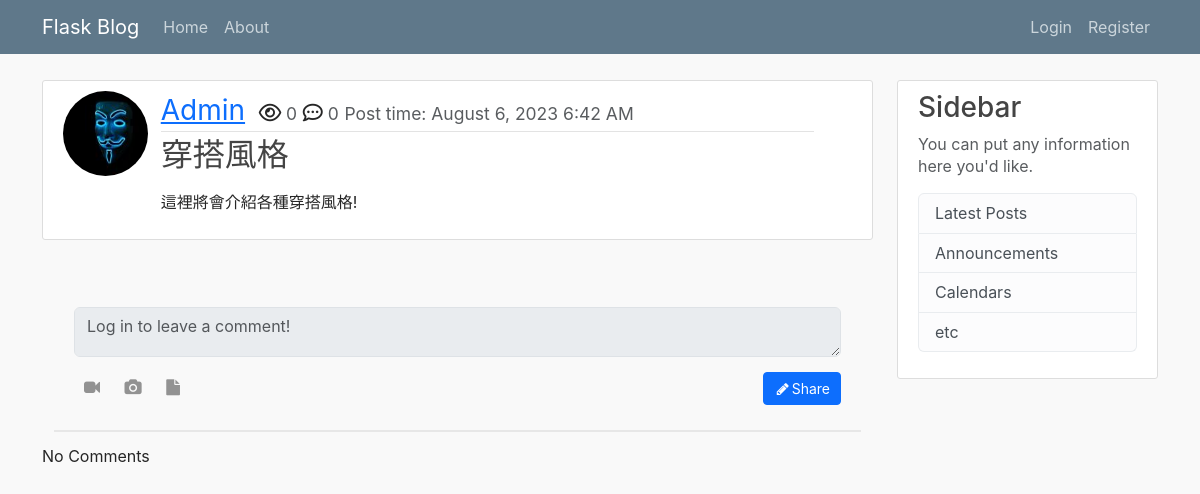
The page /post/2 on the database as committed earlier.
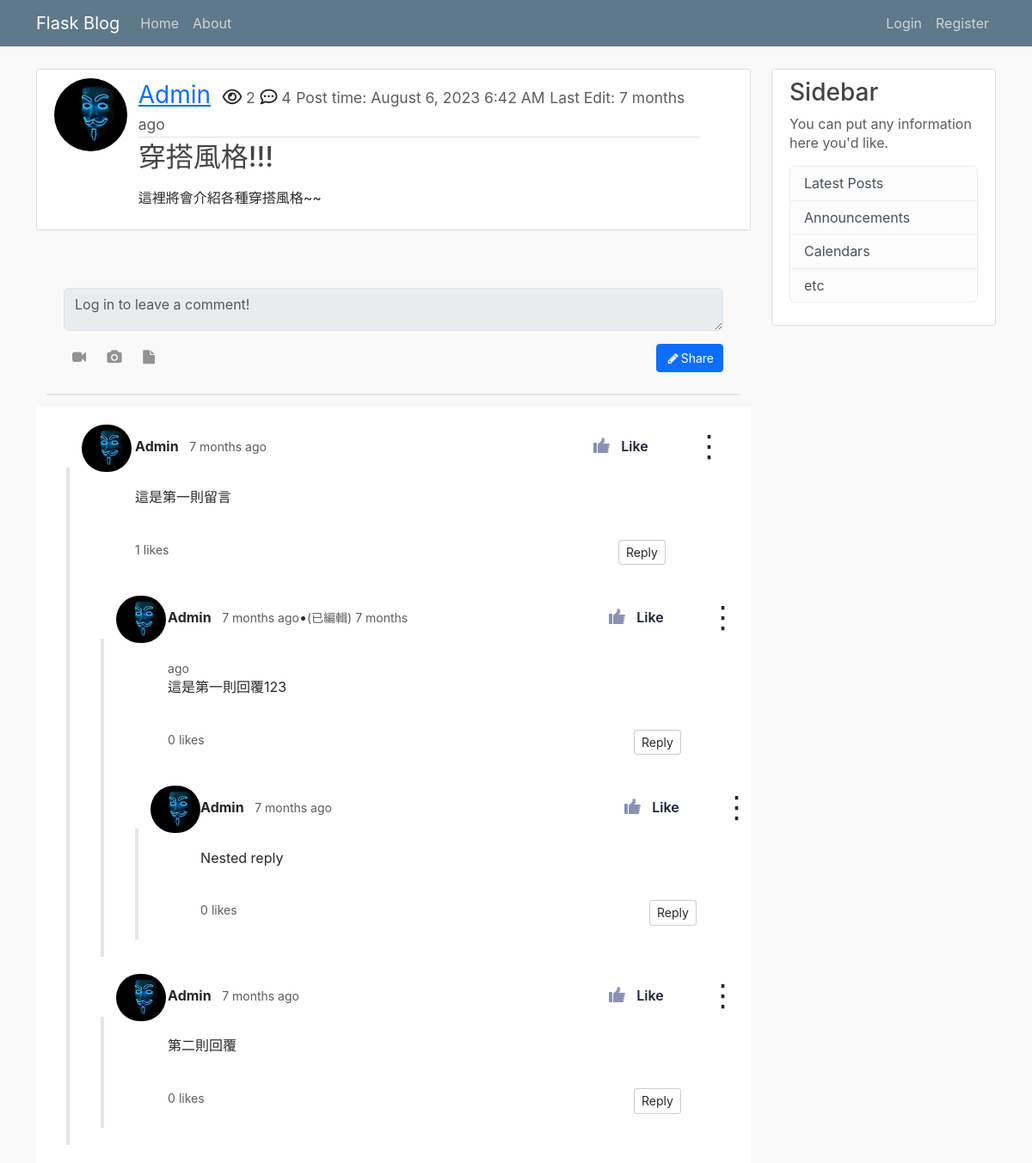
The same page on the database as committed later.
### flask_blog/models.py (models this page shows, shortened)
class User(db.Model, UserMixin):
    __tablename__ = 'user'
    id = db.Column(db.Integer, primary_key=True)
    username = db.Column(db.String(20), unique=True, nullable=False)
    email = db.Column(db.String(120), unique=True, nullable=False)
    image_file = db.Column(db.String(20), unique=False, nullable=False, default='default.jpg')
    password = db.Column(db.String(60), nullable=False)
    posts = db.relationship('Post', backref='author', lazy=True, cascade='all, delete') # lazy="select"
    comments = db.relationship('Comment', backref='user', lazy=True, cascade='all, delete')
    likes = db.relationship('Like', backref='user', lazy=True, cascade='all, delete')

class Post(db.Model):
    __tablename__ = 'post'
    id = db.Column(db.Integer, primary_key=True)
    title = db.Column(db.String(100), nullable=False)
    date_posted = db.Column(db.DateTime, nullable=False, default=datetime.utcnow)
    date_edited = db.Column(db.DateTime) # 這裡應該改成可空且預設為None
    view = db.Column(db.Integer, nullable=False, default=0)
    content = db.Column(db.Text, nullable=False)
    user_id = db.Column(db.Integer, db.ForeignKey('user.id', ondelete='CASCADE'), nullable=False)
    comments = db.relationship('Comment', backref='post', lazy=True, cascade='all, delete')
    category = db.Column(db.String(100), nullable=False)

class Comment(db.Model):
    __tablename__ = 'comment'
    id = db.Column(db.Integer, primary_key=True)
    content = db.Column(db.String(1000), nullable=False)
    date_posted = db.Column(db.DateTime, nullable=False, default=datetime.utcnow)
    date_edited = db.Column(db.DateTime)
    date_deleted = db.Column(db.DateTime)
    user_id = db.Column(db.Integer, db.ForeignKey('user.id', ondelete='CASCADE'), nullable=False)
    post_id = db.Column(db.Integer, db.ForeignKey('post.id', ondelete='CASCADE'), nullable=False)
    reply_id = db.Column(db.Integer, db.ForeignKey('comment.id', ondelete='CASCADE')) # 自己reference自己做one to many relation，也要加上foreign key
    reply = db.relationship('Comment', remote_side='Comment.id', backref='replies', lazy=True, cascade='all, delete') # 這裡要設定remote_side，然後傳入class
    likes = db.relationship('Like', backref='comment', lazy=True, cascade='all, delete')
    delete = db.Column(db.Boolean, default=0)

### flask_blog/posts/routes.py (the view)
@posts.route('/post/<int:post_id>')
def post(post_id):
    post = Post.query.get_or_404(post_id) # 找的到就傳id找不到就直接跳404頁面
    comments = Comment.query.filter_by(post_id=post_id, reply_id=None).all()
    if current_user.get_id(): # 只有在不是anynomoususer的情況下才會有likes的屬性，然後取得所有這個使用者按讚的留言並傳入template
        liked_comments_id = [liked_comment.comment_id for liked_comment in current_user.likes]
        print('permitted user')
    else:
        liked_comments_id = []
    print('liked_comments_id: ', liked_comments_id)
    if current_user.get_id() and current_user.id != post.author.id: # 確保如果是未登入使用者(AnonymousUser)存取不會報錯，而是把id設成None
        views = post.view
        post.view = views + 1
        db.session.commit()
    return render_template('post.html', title=post.title, post=post, comments=comments, liked_comments_id=liked_comments_id)

### flask_blog/templates/post.html (shortened to what this page needs)
{% extends 'layout.html' %}
{% from 'macros.html' import generate_content, generate_reply with context %}
{% block content %}
    <article class="media content-section">
      <div class="row">
        <div class="col-1">
          <img class="rounded-circle article-img" src="{{ url_for('static', filename='profile_pics/' + post.author.image_file) }}">
        </div>
        <div class="media-body col-10">
          <div class="article-metadata">
              <a class="user-name" href="{{ url_for('users.user_posts', username=post.author.username ) }}">{{ post.author.username }}</a>
              <i class="far fa-eye icon-class"></i><small class='text-muted'> {{ post.view }}</small>
              <i class='far fa-comment-dots icon-class'></i><small class='text-muted'> {{ post.comments|length }}</small>
              <small class="text-muted">Post time: {{ moment(post.date_posted).format('LLL') }}</small>
              {% if post.date_edited %}
                <small class= 'text-muted'>Last Edit: {{ moment(post.date_edited).fromNow(refresh=True) }}</small>
              {% endif %}
          </div>
          <h2 class="article-title">{{ post.title }}</h2>
          <p class="article-content">{{ post.content|safe }}</p>
        </div>
    </article>
    <br>
    {% if current_user.is_authenticated %}
    <link href="https://maxcdn.bootstrapcdn.com/font-awesome/4.3.0/css/font-awesome.min.css" rel="stylesheet">
      <div class="container bootdey">
        <div class="col-md-12 bootstrap snippets">
          <div class="panel">
            <div class="panel-body">
              <form class="mar-top clearfix" method="POSt" action="{{ url_for('comments.comment', post_id = post.id) }}">
                <input type="hidden" name="csrf_token" value="{{ csrf_token() }}">
                <textarea class="form-control" rows="2" placeholder="Leave a comment" name="content"></textarea>
                <br>
                <button class="btn btn-sm btn-primary pull-right" type="submit"><i class="fa fa-pencil fa-fw"></i>Share</button>
                <a class="btn btn-trans btn-icon fa fa-video-camera add-tooltip" href="#"></a>
                <a class="btn btn-trans btn-icon fa fa-camera add-tooltip" href="#"></a>
                <a class="btn btn-trans btn-icon fa fa-file add-tooltip" href="#"></a>
              </form>
            </div>
          </div>
        </div>
      </div>
    {% else %}
    <link href="https://maxcdn.bootstrapcdn.com/font-awesome/4.3.0/css/font-awesome.min.css" rel="stylesheet">
    <div class="container bootdey">
      <div class="col-md-12 bootstrap snippets">
        <div class="panel">
          <div class="panel-body">
            <textarea disabled class="form-control" rows="2" placeholder="Log in to leave a comment!"></textarea>
            <div class="mar-top clearfix" >
              <button class="btn btn-sm btn-primary pull-right" type="submit"><i class="fa fa-pencil fa-fw"></i>Share</button>
              <a class="btn btn-trans btn-icon fa fa-video-camera add-tooltip"></a>
              <a class="btn btn-trans btn-icon fa fa-camera add-tooltip"></a>
              <a class="btn btn-trans btn-icon fa fa-file add-tooltip"></a>
            </div>
          </div>
        </div>
      </div>
    </div>
    {% endif %}
    {% if comments %}
      <div class="comment-thread">
        {% for comment in comments%}
          {% include 'comment_template.html' %}
        {% endfor %}
      </div>
    {% else %}
      <p>No Comments</p>
    {% endif %}
{% endblock content %}

### flask_blog/templates/layout.html (shortened to what this page needs)
<!DOCTYPE html>
<html lang="en">
<head>
    <link href="https://cdn.jsdelivr.net/npm/bootstrap@5.3.0/dist/css/bootstrap.min.css" rel="stylesheet">
    <link rel = 'stylesheet' type="text/css" href="{{ url_for('static', filename='main.css') }}">
</head>
<body>
    <header class="site-header">
        <nav class="navbar navbar-expand-md navbar-dark bg-steel fixed-top">
          <div class="container">
            <a class="navbar-brand mr-4" href="{{ url_for('main.home') }}">Flask Blog</a>
            <div class="collapse navbar-collapse" id="navbarToggle">
              <div class="navbar-nav mr-auto">
                <a class="nav-item nav-link" href="{{ url_for('main.home') }}">Home</a>
                <a class="nav-item nav-link" href="{{ url_for('main.about') }}">About</a>
              </div>
              <div class="navbar-nav">
                {% if current_user.is_authenticated %}
                  <a class="nav-item nav-link" href="{{ url_for('posts.new_post') }}">New Post</a>
                  <a class="nav-item nav-link" href="{{ url_for('users.account') }}">Account</a>
                  <a class="nav-item nav-link" href="{{ url_for('users.logout') }}">Logout</a>
                {% else %}
                  <a class="nav-item nav-link" href="{{ url_for('users.login') }}">Login</a>
                  <a class="nav-item nav-link" href="{{ url_for('users.register') }}">Register</a>
                {% endif %}
              </div>
            </div>
          </div>
        </nav>
    </header>
    <main role="main" class="container">
        <div class="row">
          <div class="col-9">
            {% block content %}{% endblock content%}
          </div>
          <div class="col-3">
            <div class="content-section">
              <h3>Sidebar</h3>
              <p class='text-muted'>You can put any information here you'd like.
                <ul class="list-group">
                  <li class="list-group-item list-group-item-light">Latest Posts</li>
                  <li class="list-group-item list-group-item-light">Announcements</li>
                  <li class="list-group-item list-group-item-light">Calendars</li>
                  <li class="list-group-item list-group-item-light">etc</li>
                </ul>
              </p>
            </div>
          </div>
        </div>
    </main>
  </body>
</html>

### flask_blog/templates/macros.html
{% macro generate_reply(comments, initial_comments) %}
    {% if comments|length > initial_comments %}
        <div>
            {% for comment in comments[:initial_comments] %}
                {% include 'comment_template.html' %}
            {% endfor %}
            <a class="a-btn show-more-comments" onClick="show_more_comments(this)">Show {{ comments|length - initial_comments }} More Comments</a>
            <div class="more-comments-area hide">
                {% for comment in comments[initial_comments:] %}
                    {% include 'comment_template.html' %}
                {% endfor %}
            </div>
            <a class="a-btn show-less-comments hide" onClick="show_less_comments(this)">Show Less Comments</a>
        </div>
    {% else %}
        {% for comment in comments %}
            {% include 'comment_template.html' %}
        {% endfor %}
    {% endif %}
{% endmacro %}
{% macro generate_content(comment, initial_words) %}
    {% with initial_words = initial_words %}
    {% if comment.content|length > initial_words %}
        <div class="content-div">
            <p class="inline-p"><span class="dots">{{ (comment.content[:initial_words]|tagify)|safe }}...</span><span class="more hide">{{ (comment.content|tagify)|safe }}</span></p>
            <a class="a-btn" onClick="show_more_content(this)">Read More</a>
        </div>
    {% else %}
        <div class="content-div">
            <p>{{ (comment.content|tagify)|safe }}</p>
        </div>
    {% endif %}
    {% endwith %}
{% endmacro %}

### flask_blog/templates/comment_template.html (shortened to what this page needs)
{% if not comment.delete %}
<div class="comment row" id=comment-{{ comment.id }}>
    <div class="col-1 me-2">
        <a href="#comment-{{ comment.id }}" class="comment-border-link"></a>
        <div class="comment-info" >
            {% if comment.user.id == current_user.id %}
            <img style="box-shadow: 3px 3px 8px #968004;" class="user-icon" src="{{ url_for('static', filename='profile_pics/' + comment.user.image_file) }}" alt="user-icon">
            {% else %}
            <img class="user-icon" src="{{ url_for('static', filename='profile_pics/' + comment.user.image_file) }}" alt="user-icon">
            {% endif %}
        </div>
    </div>
    <div class="col-10 comment-content mb-3">
        <div class="row">
            <div class="col-6">
                <a href="{{ url_for('users.user_posts', username=comment.user.username) }}" class="comment-author me-2">{{ comment.user.username }}</a>
                {% if comment.date_edited %}
                <small class="m-0 text-muted">{{ moment(comment.date_posted).fromNow(refresh=True) }}</small>&#x2022;<small class="m-0 text-muted">(已編輯) {{ moment(comment.date_edited).fromNow(refresh=True) }}</small>
                {% else %}
                <small class="m-0 text-muted">{{ moment(comment.date_posted).fromNow(refresh=True) }}</small>
                {% endif %}
            </div>
            <div class="col-6 d-flex justify-content-end">
                <div class="comment-voting">
                    {% if comment.id in liked_comments_id %}
                    <button class="button dark liked" onClick="clicking(this,'{{current_user.is_authenticated}}'); thumb_toggle(this, '{{current_user.is_authenticated}}');">
                        <div class="hand">
                            <div class="thumb"></div>
                        </div>
                        <span>Like</span>
                    </button>
                    {% else %}
                    <button class="button dark" onClick="clicking(this,'{{current_user.is_authenticated}}'); thumb_toggle(this, '{{current_user.is_authenticated}}');">
                      <div class="hand">
                          <div class="thumb"></div>
                      </div>
                      <span>Like</span>
                    </button>
                    {% endif %}
                    <div class="button-wrapper">
                        <span class="overlay-span" onClick="toggleUpdateDeleteCommentBtn(this)">&#8942;</span>
                    </div>
                </div>
            </div>
        </div>
        <br>
        <div class="comment-body">
            {{ generate_content(comment, 100) }}
            <br>
            <div class="d-flex justify-content-between">
                <div><small class="likes text-muted me-1">{{ comment.likes|length }}</small><small class="likes m-0 text-muted">likes</small></div>
                <div>
                    <button type="button" onClick="toggle_reply_form(this)">Reply</button>
                </div>
            </div>
        </div>
    </div>
    <div class="replies">
        {{ generate_reply(comment.replies, 2) }}
    </div>
</div>
{% endif %}

Rows that differ between the two databases and show on the page:
changed Post: view "0" → "2"; date_edited (not shown) → "7 months ago"; title "穿搭風格" → "穿搭風格!!!"; content "這裡將會介紹各種穿搭風格!" → "這裡將會介紹各種穿搭風格~~"
added Comment: image_file (picture), user.username "Admin", date_posted "7 months ago", content "這是第一則留言", likes|length "1", shown under "穿搭風格!!!"
added Comment: image_file (picture), user.username "Admin", date_posted "7 months ago", date_edited "7 months ago", content "這是第一則回覆123", likes|length "0"
added Comment: image_file (picture), user.username "Admin", date_posted "7 months ago", content "Nested reply", likes|length "0"
added Comment: image_file (picture), user.username "Admin", date_posted "7 months ago", content "第二則回覆", likes|length "0"
Other text that changed with them:
{{ post.comments|length }}: "0" → "4"
text no longer shown: "No Comments"
text now shown: "Last Edit:"
